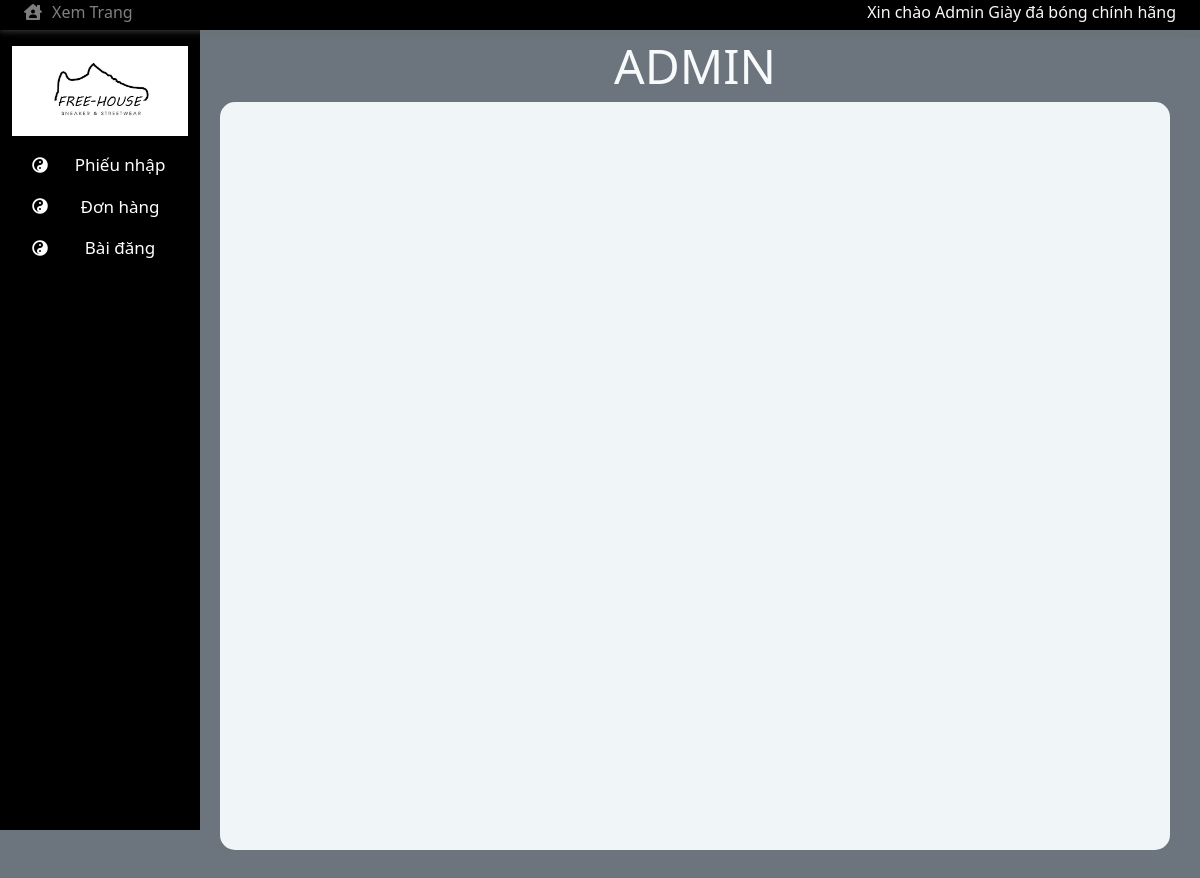
Screenshot of /admin/index.php (signed in) with the database file from the repository.
### tables this page shows
CREATE TABLE `phanquyen` (
  `MaQuyen` varchar(50) NOT NULL,
  `MaChiTiet` varchar(50) NOT NULL
);

CREATE TABLE `chitietquyen` (
  `MaChiTiet` varchar(50) NOT NULL,
  `TenChiTiet` varchar(50) NOT NULL,
  `MoTa` varchar(50) NOT NULL
);

### db/DAOPhanQuyen.php (called while the page is built, shortened)
<?php
class DAOPhanQuyen{
    private $host = 'localhost';
    private $username = 'root';
    private $password = '';
    private $database = 'ql_cuahanggiay';
    private $conn;
    public function connect(){
        if(!$this->conn){
            $this->conn=mysqli_connect($this->host,$this->username,$this->password,$this->database);
        }
    }
    public function getQuyen($MaQuyen){
        $sql = "SELECT * FROM phanquyen,chitietquyen WHERE MaQuyen = '".$MaQuyen."' AND chitietquyen.MaChiTiet = phanquyen.MaChiTiet";
        $data=null;
        if($result = mysqli_query($this->conn,$sql)){
            while($row=mysqli_fetch_array($result)){
                    $data[] = $row;
            }
        }
        return $data;
    }
}
?>

### admin/template/menu_ad.php (the view, shortened to what this page needs)
<?php
    if (isset($_SESSION['MaQuyen']) && isset($_SESSION['MaTaiKhoan'])){
        $MaQuyen = $_SESSION['MaQuyen'];
        include("../db/DAOPhanQuyen.php");
        $db = new DAOPhanQuyen();
        $db->connect();
        $PQ = $db->getQuyen($MaQuyen);
?>
        <div id="menu" class="col col-sm-12 col-lg-2 col-md-2 bg-black text-bg-dark position-fixed width-show-icon">
            <div class="d-none d-lg-block d-md-block" id="menu-js">
                <div class="row d-none d-lg-block d-md-block">
                    <div class="img-logo ">
                            <a href="index.php">
                            <img class="row w-100 mx-auto mt-3" src="../img/img-logo/sneaker.jpg" alt="">
                            </a>
                        </div>
                </div>
                <ul id='ulMenu' class="mt-2 list-unstyled text-black ">
                    <?php
                        $n = 0;
                        if($PQ != null){
                            $n = count($PQ);
                        }
                        for($i = $n-1; $i >= 0;$i--){
                    ?>
                        <a href="index.php?id=<?php echo $PQ[$i]["MaChiTiet"]?>">
                            <li class="row LiMenu mx-0 text-center p-2 align-items-center border-secondary border-size-menu " style = "<?php if($id ==  $PQ[$i]["MaChiTiet"]){echo "background:  #6c757d";}?>">
                                <div class="col-3 px-0 d-none d-lg-flex justify-content-center">
                                    <i class="fa fa-yin-yang"></i>
                                </div>
                                <div class="col-lg-9 col-12 px-0">
                                    <p class="text-font-menu m-0"><?php echo $PQ[$i]["TenChiTiet"]?></p>
                                </div>
                            </li>
                        </a>
                    <?php
                        }
                    ?>
                </ul>
            </div>
        </div>
<?php
    }
?>

### admin/css/admin.css (style rules this page uses)
.text-font-menu { font-size: 17px; }
* { padding: 0; margin: 0; box-sizing: border-box; }
p,a { text-decoration:none; margin: 0 !important; padding: 0 !important; }
@media (min-width: 768px) { #menu { height:100vh; top:30px !important; } }
@media (min-width: 992px) { #menu { height:100vh; top:30px !important; } }
.list-unstyled.text-black >a { color:#fff; text-decoration: none; }
#menu { left:0; overflow-y: auto; z-index: 5; }
li.row.LiMenu.mx-0.text-center.p-2.align-items-center.border-secondary.border-size-menu { transition: box-shadow 0.5s ease; }

### admin/css/KhuyenMai.css (style rules this page uses)
* { margin: 0px; padding: 0px; }

### admin/css/PhanQuyen.css (style rules this page uses)
* { margin: 0px; padding: 0px; }

### admin/css/DanhMuc.css (style rules this page uses)
* { margin: 0px; padding: 0px; }

### rows the page displays
phanquyen: MaChiTiet.TenChiTiet "Phiếu nhập"
phanquyen: MaChiTiet.TenChiTiet "Đơn hàng"
phanquyen: MaChiTiet.TenChiTiet "Bài đăng"
